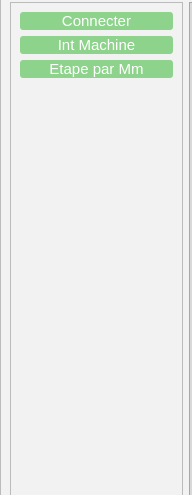
    <widget class="QFrame" name="frame_SideBar">
     <property name="geometry">
      <rect>
       <x>33</x>
       <y>195</y>
       <width>192</width>
       <height>495</height>
      </rect>
     </property>
     <property name="frameShape">
      <enum>QFrame::StyledPanel</enum>
     </property>
     <property name="frameShadow">
      <enum>QFrame::Raised</enum>
     </property>
     <widget class="QFrame" name="frame_4">
      <property name="geometry">
       <rect>
        <x>0</x>
        <y>-36</y>
        <width>219</width>
        <height>571</height>
       </rect>
      </property>
      <property name="styleSheet">
       <string notr="true">background-color: #f2f2f2;</string>
      </property>
      <property name="frameShape">
       <enum>QFrame::StyledPanel</enum>
      </property>
      <property name="frameShadow">
       <enum>QFrame::Raised</enum>
      </property>
      <layout class="QGridLayout" name="gridLayout_13">
       <item row="0" column="0">
        <widget class="QFrame" name="frame_SideBar_2">
         <property name="minimumSize">
          <size>
           <width>0</width>
           <height>495</height>
          </size>
         </property>
         <property name="maximumSize">
          <size>
           <width>16777215</width>
           <height>495</height>
          </size>
         </property>
         <property name="frameShape">
          <enum>QFrame::StyledPanel</enum>
         </property>
         <property name="frameShadow">
          <enum>QFrame::Raised</enum>
         </property>
         <layout class="QGridLayout" name="gridLayout_10">
          <item row="0" column="0">
           <widget class="QPushButton" name="pushButton_Connecter">
            <property name="styleSheet">
             <string notr="true">QPushButton{
	color:#fff;
	border:0px;
	border-radius:3px;
	font-size:15px;
	background-color:#8DD38B;
}
QPushButton:hover{
background-color:#6DB66B;
}</string>
            </property>
            <property name="text">
             <string>Connecter</string>
            </property>
           </widget>
          </item>
          <item row="1" column="0">
           <widget class="QPushButton" name="pushButton_Int_Machine">
            <property name="styleSheet">
             <string notr="true">QPushButton{
	color:#fff;
	border:0px;
	border-radius:3px;
	font-size:15px;
	background-color:#8DD38B;
}
QPushButton:hover{
background-color:#6DB66B;
}</string>
            </property>
            <property name="text">
             <string>Int Machine</string>
            </property>
           </widget>
          </item>
          <item row="2" column="0">
           <widget class="QPushButton" name="pushButton_Etape_par_Mm">
            <property name="styleSheet">
             <string notr="true">QPushButton{
	color:#fff;
	border:0px;
	border-radius:3px;
	font-size:15px;
	background-color:#8DD38B;
}
QPushButton:hover{
background-color:#6DB66B;
}</string>
            </property>
            <property name="text">
             <string>Etape par Mm</string>
            </property>
           </widget>
          </item>
          <item row="3" column="0">
           <spacer name="verticalSpacer">
            <property name="orientation">
             <enum>Qt::Vertical</enum>
            </property>
            <property name="sizeHint" stdset="0">
             <size>
              <width>20</width>
              <height>268</height>
             </size>
            </property>
           </spacer>
          </item>
         </layout>
        </widget>
       </item>
       <item row="0" column="1">
        <widget class="QFrame" name="frame_6">
         <property name="minimumSize">
          <size>
           <width>20</width>
           <height>495</height>
          </size>
         </property>
         <property name="maximumSize">
          <size>
           <width>20</width>
           <height>495</height>
          </size>
         </property>
         <property name="styleSheet">
          <string notr="true">background-color: rgb(217, 217, 217);</string>
         </property>
         <property name="frameShape">
          <enum>QFrame::StyledPanel</enum>
         </property>
         <property name="frameShadow">
          <enum>QFrame::Raised</enum>
         </property>
         <layout class="QGridLayout" name="gridLayout_12">
          <item row="0" column="0">
           <spacer name="verticalSpacer_2">
            <property name="orientation">
             <enum>Qt::Vertical</enum>
            </property>
            <property name="sizeType">
             <enum>QSizePolicy::Preferred</enum>
            </property>
            <property name="sizeHint" stdset="0">
             <size>
              <width>20</width>
              <height>452</height>
             </size>
            </property>
           </spacer>
          </item>
         </layout>
        </widget>
       </item>
      </layout>
     </widget>
    </widget>
